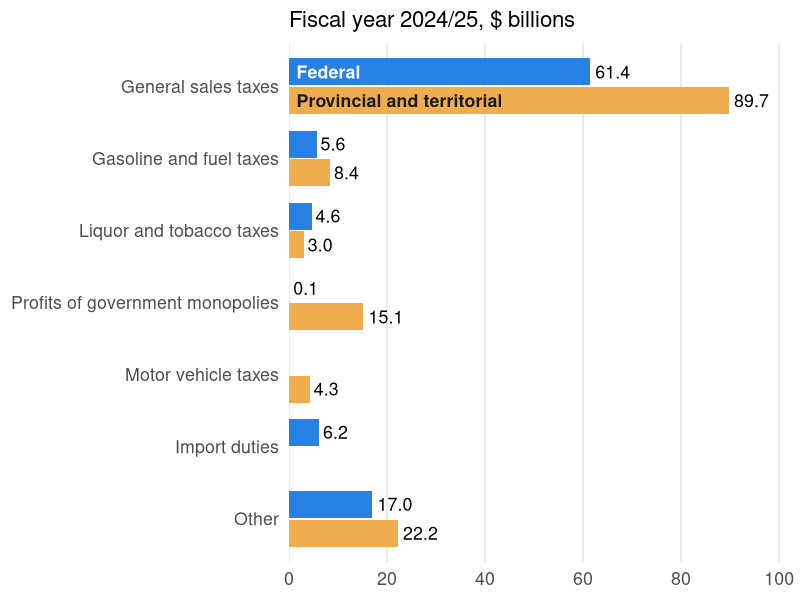
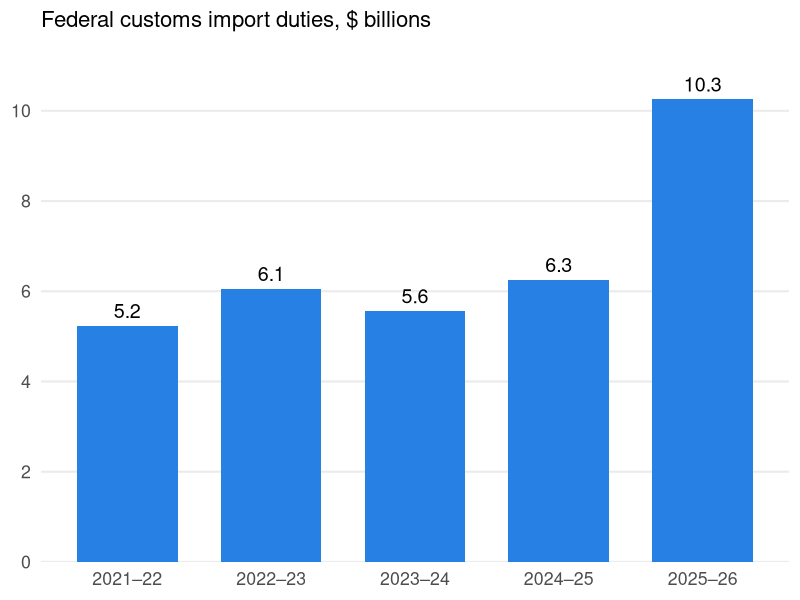

Write R code to recreate these figures, in order.
## ---- chunk 1
library(tidyverse)
library(scales)

taxrev <- read_csv("constaxrev2025.csv", show_col_types = FALSE) |>
  mutate(
    category = factor(category, levels = rev(unique(category))),
    government = factor(government, levels = c("Provincial and territorial", "Federal"))
  )

ggplot(taxrev, aes(x = revenue, y = category, fill = government)) +
  geom_col(position = position_dodge(width = 0.8), width = 0.75) +
  geom_text(aes(label = if_else(revenue > 0, number(revenue, accuracy = 0.1), "")),
            position = position_dodge(width = 0.8), hjust = -0.15, size = 4.5) +
  geom_text(data = filter(taxrev, category == "General sales taxes"),
            aes(x = 1.5, label = government, colour = government),
            position = position_dodge(width = 0.8), hjust = 0, size = 4.5,
            fontface = "bold") +
  scale_fill_manual(values = c("Federal" = "#2780e3",
                               "Provincial and territorial" = "#f0ad4e")) +
  scale_colour_manual(values = c("Federal" = "white",
                                 "Provincial and territorial" = "grey10")) +
  scale_x_continuous(limits = c(0, 100), breaks = seq(0, 100, 20),
                     expand = expansion(mult = c(0, 0.02))) +
  labs(x = NULL, y = NULL, subtitle = "Fiscal year 2024/25, $ billions") +
  theme_minimal(base_size = 16) +
  theme(
    legend.position = "none",
    panel.grid.major.y = element_blank(),
    panel.grid.minor = element_blank()
  )
## ---- chunk 2
library(tidyverse)
library(scales)

customs <- read_csv("customs.csv", show_col_types = FALSE) |>
  mutate(year = fct_inorder(year))

ggplot(customs, aes(x = year, y = duties)) +
  geom_col(fill = "#2780e3", width = 0.7) +
  geom_text(aes(label = number(duties, accuracy = 0.1)), vjust = -0.5, size = 5) +
  scale_y_continuous(limits = c(0, 11.5), breaks = seq(0, 10, 2),
                     expand = c(0, 0)) +
  labs(x = NULL, y = NULL, subtitle = "Federal customs import duties, $ billions") +
  theme_minimal(base_size = 16) +
  theme(
    legend.position = "none",
    panel.grid.major.x = element_blank(),
    panel.grid.minor = element_blank()
  )
